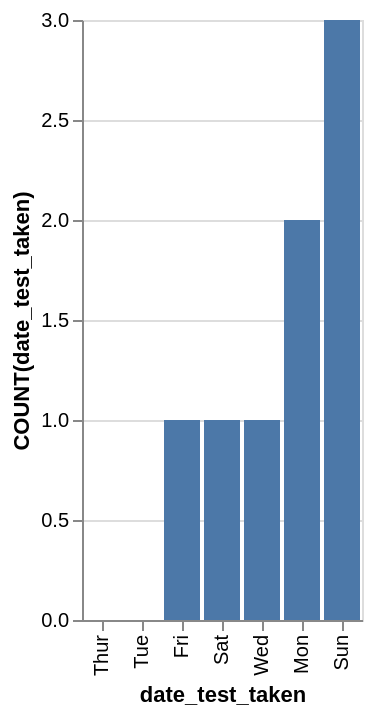

The Vega-Lite source for this figure:
### Vega-Lite specification from a JSON file in a GitHub repository (floating-point values rounded to 4 significant figures)
{"data": {"values": [{"x_data": "Thur", "y_data": 0}, {"x_data": "Tue", "y_data": 0}, {"x_data": "Fri", "y_data": 1}, {"x_data": "Sat", "y_data": 1}, {"x_data": "Wed", "y_data": 1}, {"x_data": "Mon", "y_data": 2}, {"x_data": "Sun", "y_data": 3}]}, "mark": "bar", "encoding": {"x": {"field": "x_data", "type": "nominal", "title": "date_test_taken", "sort": {"op": "sum", "field": "y_data", "order": "ascending"}}, "y": {"field": "y_data", "type": "quantitative", "title": "COUNT(date_test_taken)"}}}
